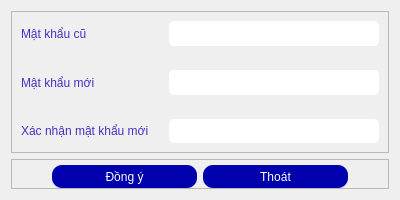
<?xml version="1.0" encoding="UTF-8"?>
<ui version="4.0">
 <class>EditPasswordDialog</class>
 <widget class="QDialog" name="EditPasswordDialog">
  <property name="geometry">
   <rect>
    <x>0</x>
    <y>0</y>
    <width>400</width>
    <height>200</height>
   </rect>
  </property>
  <property name="minimumSize">
   <size>
    <width>400</width>
    <height>200</height>
   </size>
  </property>
  <property name="maximumSize">
   <size>
    <width>400</width>
    <height>200</height>
   </size>
  </property>
  <property name="windowTitle">
   <string>Dialog</string>
  </property>
  <property name="styleSheet">
   <string notr="true">QPushButton {
	width: 100px;
	height: 30px;
    border-radius: 10px;
	background-color: rgb(0, 0, 172);
	color: rgb(255, 255, 255);
	font: bold 10pt &quot;Google Sans&quot;;
	outline: none;
}

QPushButton:hover:!pressed
{
	width: 100px;
	height: 30px;
   	border-radius: 10px;
	background-color: rgb(223, 223, 223);
	color: rgb(0, 0, 172);
	font: bold 10pt &quot;Google Sans&quot;;
	outline: none;
	border: 2px solid rgb(0, 84, 253)
} 

QLineEdit {
	background-color: rgb(255, 255, 255);
	border-radius: 5px;
	font: bold 10pt &quot;Google Sans&quot;;
	padding-left: 5px;
	height: 30px;
}

QLineEdit:focus {
	background-color: rgb(255, 255, 255);
	border-radius: 5px;
	font: bold 10pt &quot;Google Sans&quot;;	
	border: 2px solid rgb(0, 85, 255);
	padding-left: 5px;
	height: 30px;
}

QLabel {
	color: rgb(70, 49, 190);
	font: bold 10pt &quot;Google Sans&quot;;
	border: none;
}</string>
  </property>
  <layout class="QVBoxLayout" name="verticalLayout">
   <item>
    <widget class="QFrame" name="frame_2">
     <property name="frameShape">
      <enum>QFrame::StyledPanel</enum>
     </property>
     <property name="frameShadow">
      <enum>QFrame::Raised</enum>
     </property>
     <layout class="QVBoxLayout" name="verticalLayout_2">
      <property name="leftMargin">
       <number>0</number>
      </property>
      <property name="topMargin">
       <number>0</number>
      </property>
      <property name="rightMargin">
       <number>0</number>
      </property>
      <property name="bottomMargin">
       <number>0</number>
      </property>
      <item>
       <widget class="QWidget" name="widget" native="true">
        <layout class="QHBoxLayout" name="horizontalLayout_2">
         <item>
          <widget class="QLabel" name="label">
           <property name="text">
            <string>Mật khẩu cũ</string>
           </property>
          </widget>
         </item>
         <item>
          <widget class="QLineEdit" name="oldPassword">
           <property name="minimumSize">
            <size>
             <width>210</width>
             <height>0</height>
            </size>
           </property>
           <property name="maximumSize">
            <size>
             <width>210</width>
             <height>16777215</height>
            </size>
           </property>
           <property name="echoMode">
            <enum>QLineEdit::Password</enum>
           </property>
          </widget>
         </item>
        </layout>
       </widget>
      </item>
      <item>
       <widget class="QWidget" name="widget_2" native="true">
        <layout class="QHBoxLayout" name="horizontalLayout_3">
         <item>
          <widget class="QLabel" name="label_2">
           <property name="text">
            <string>Mật khẩu mới</string>
           </property>
          </widget>
         </item>
         <item>
          <widget class="QLineEdit" name="newPassword">
           <property name="minimumSize">
            <size>
             <width>210</width>
             <height>0</height>
            </size>
           </property>
           <property name="maximumSize">
            <size>
             <width>210</width>
             <height>16777215</height>
            </size>
           </property>
           <property name="echoMode">
            <enum>QLineEdit::Password</enum>
           </property>
          </widget>
         </item>
        </layout>
       </widget>
      </item>
      <item>
       <widget class="QWidget" name="widget_3" native="true">
        <layout class="QHBoxLayout" name="horizontalLayout_4">
         <item>
          <widget class="QLabel" name="label_3">
           <property name="text">
            <string>Xác nhận mật khẩu mới</string>
           </property>
          </widget>
         </item>
         <item>
          <widget class="QLineEdit" name="checkNewPassword">
           <property name="minimumSize">
            <size>
             <width>210</width>
             <height>0</height>
            </size>
           </property>
           <property name="maximumSize">
            <size>
             <width>210</width>
             <height>16777215</height>
            </size>
           </property>
           <property name="echoMode">
            <enum>QLineEdit::Password</enum>
           </property>
          </widget>
         </item>
        </layout>
       </widget>
      </item>
     </layout>
    </widget>
   </item>
   <item>
    <widget class="QFrame" name="frame">
     <property name="maximumSize">
      <size>
       <width>16777215</width>
       <height>30</height>
      </size>
     </property>
     <property name="frameShape">
      <enum>QFrame::StyledPanel</enum>
     </property>
     <property name="frameShadow">
      <enum>QFrame::Raised</enum>
     </property>
     <layout class="QHBoxLayout" name="horizontalLayout">
      <property name="leftMargin">
       <number>40</number>
      </property>
      <property name="topMargin">
       <number>5</number>
      </property>
      <property name="rightMargin">
       <number>40</number>
      </property>
      <property name="bottomMargin">
       <number>0</number>
      </property>
      <item>
       <widget class="QPushButton" name="okButton">
        <property name="text">
         <string>Đồng ý</string>
        </property>
        <property name="icon">
         <iconset>
          <normaloff>../img/feather/check-square.svg</normaloff>../img/feather/check-square.svg</iconset>
        </property>
       </widget>
      </item>
      <item>
       <widget class="QPushButton" name="exitButton">
        <property name="text">
         <string>Thoát</string>
        </property>
        <property name="icon">
         <iconset>
          <normaloff>../img/feather/x-square.svg</normaloff>../img/feather/x-square.svg</iconset>
        </property>
       </widget>
      </item>
     </layout>
    </widget>
   </item>
  </layout>
 </widget>
 <resources/>
 <connections/>
</ui>
